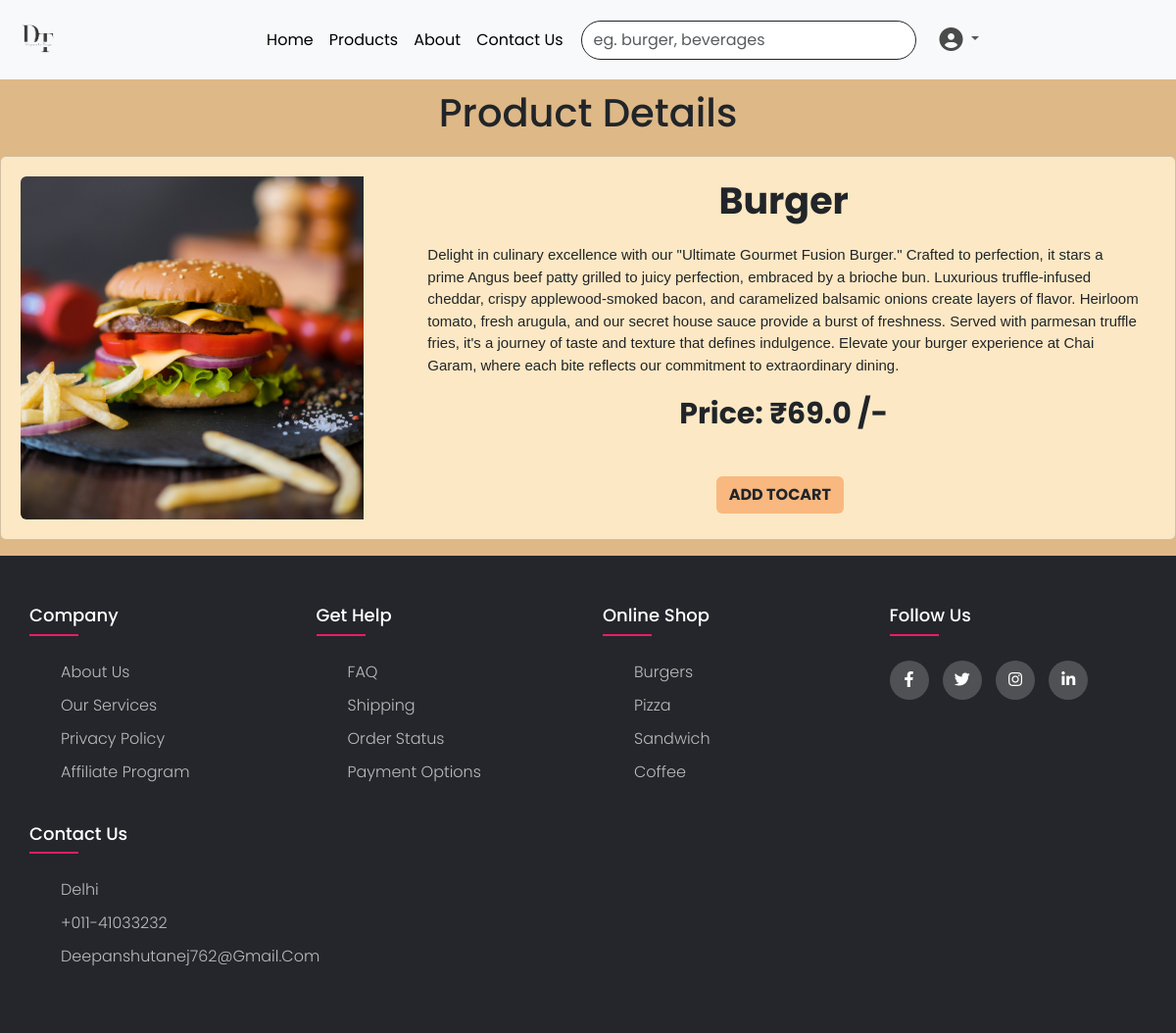
The page /1 (signed in) on the database its author committed.
### test1/models.py (models this page shows)
class Product(models.Model):
    Title = models.CharField(max_length=30)
    product_id= models.CharField(max_length=30,unique=True)
    Description = models.CharField(max_length=1000)
    price = models.FloatField(max_length=30)
    img = models.ImageField(upload_to='images/')
    category = models.CharField(max_length=30)

### test1/views.py (the view, shortened to what this page needs)
# urls.py: path('<int:pid>', views.details, name='details'),
def details(request,pid):
    if request.user.is_authenticated:
        myproduct = get_object_or_404(Product,pk=pid)
        return render(request,'test1/details.html',{'z':myproduct})

### test1/templates/test1/details.html (shortened to what this page needs)
<!DOCTYPE html>
<html lang="en">
<head>
  <link href="https://cdn.jsdelivr.net/npm/bootstrap@5.3.1/dist/css/bootstrap.min.css" rel="stylesheet"
>
</head>
<body style="background-color:burlywood;">
  {% include 'test1/navbar.html' %}
  <div>
<h1 style="text-align: center;margin: 10px;">Product Details</h1>
    <div class="card mb-3" style="max-width: 100%;background-color: rgb(252, 232, 196);margin-top: 20px;">
      <div class="row g-0">
        <div class="col-md-4">
          <img src="{{z.img.url}}" class="img-fluid rounded-start" alt="image" style="max-block-size: 350px;margin: 5%;">
        </div>
        <div class="col-md-8">
          <div class="card-body">
            <p style="font-weight: bolder;font-size: 38px;text-align: center;">{{ z.Title }}</p>
            <p style="font-size: 15px;font-family:Arial, Helvetica, sans-serif;margin-left: 20px;margin-right: 20px;">
              {{z.Description}}</p>
            <p style="font-size: 30px;font-weight: bold;text-align: center;">Price: ₹{{ z.price }} /-</p>
            <a type="button" class="btn" style="margin-left: 41%; background-color:rgb(248, 184, 128);font-weight: bold; margin-top: 25px;">ADD TOCART</a>
          </div>
        </div>
      </div>
    </div>
  </div>
  {% include 'test1/footer.html' %}
</body>
</html>

### test1/static/css/style.css (style rules this page uses)
body { line-height: 1.5; font-family: 'Poppins', sans-serif; }
* { margin:0; padding:0; box-sizing: border-box; }
.row { display: flex; flex-wrap: wrap; }

### rows shown on the page
Product: img (picture), Title "Burger", Description "Delight in culinary excellence with our \"Ultimate Gourmet Fusion Burger.\" Crafted to perfection, it stars a prime Angus beef patty grilled to juicy perfection, embraced by a brioche bun. Luxurious truffle-infused cheddar, crispy applewood-smoked bacon, and caramelized balsamic onions create layers of flavor. Heirloom tomato, fresh arugula, and our secret house sauce provide a burst of freshness. Served with parmesan truffle fries, it's a journey of taste and texture that defines indulgence. Elevate your burger experience at Chai Garam, where each bite reflects our commitment to extraordinary dining.", price "69.0"
